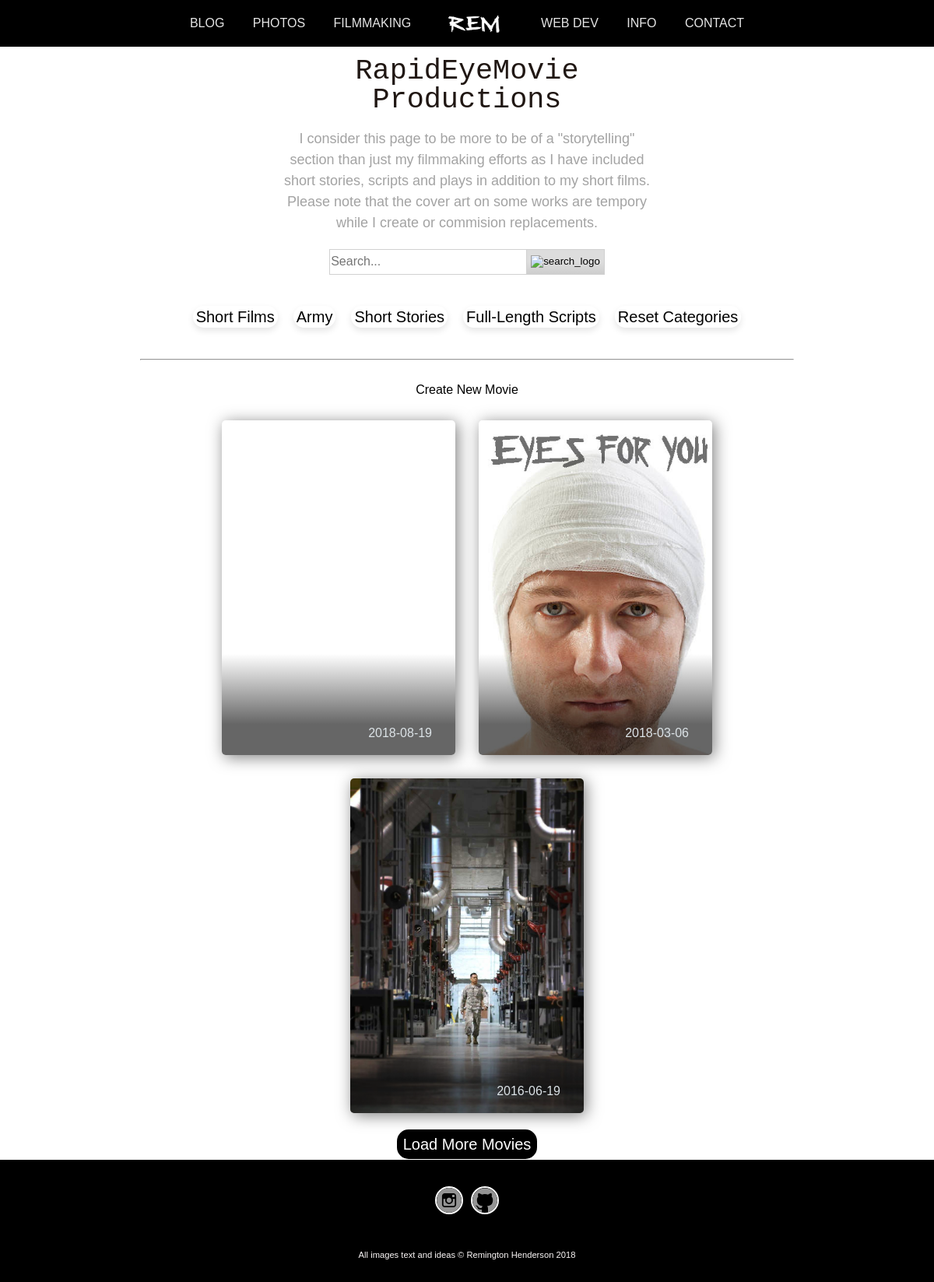
The app's page /filmmaking/ (signed in) with its own data.
### R_E_M/models.py (models this page shows, shortened)
class MovieCategory(models.Model):
    name = models.CharField(max_length=100)
    slug = models.SlugField(blank=True, null=True, unique=True)
    class Meta:
        verbose_name_plural = 'MovieCategories'

class Movie(models.Model):
    owner = models.ForeignKey(User, on_delete=models.CASCADE, related_name="movies")
    title = models.CharField(max_length=100, blank=True, null=True)
    category = models.ForeignKey("MovieCategory", default=1, related_name='movies', on_delete=models.SET_DEFAULT)
    tag_line = models.TextField(max_length=300, blank=True, null=True)
    movie_details = models.TextField()
    slug = models.SlugField(blank=True, null=True, unique=True)
    date_built = models.CharField(max_length=50)
    youtube = models.CharField(max_length=255, blank=True, null=True)
    movie_poster = models.ImageField(upload_to=movie_poster_image_uh, blank=True, null=True)
    alt_text = models.CharField(max_length=100, blank=True, null=True)
    movie_script = models.FileField(upload_to=movie_document_uh, blank=True, null=True)

### R_E_M/views.py (the view, shortened to what this page needs)
def filmmaking_home(request):
    complete_movie_list = Movie.objects.order_by("date_built").reverse()
    movie_categories = MovieCategory.objects.all()
    query = request.GET.get("q")
    category = request.GET.get('category')
    return _movies(request, movie_categories, category, complete_movie_list)

### R_E_M/templates/movies/movie_home.html (shortened to what this page needs)
{% extends 'base.html' %}
{% load static %}
{% block content %}
    <head>
        <link rel="stylesheet" type="text/css" href="{% static 'styles/style.css' %}"/>
    </head>
    <div class="page_container">
        <div class="title_header"><h1>RapidEyeMovie Productions</h1>
            <p>I consider this page to be more to be of a "storytelling" section than just my filmmaking efforts as I
                have included short stories, scripts and plays in addition to my short films. Please note that the
                cover art on some works are tempory while I create or commision replacements.</p>
        </div>
        <div class="search_container">
            <form method="GET" action="">
                <div class="search_div">
                    <input type="text" name="q" placeholder="Search..." id="search_bar" value="{{ request.GET.q }}">
                    <button type="submit" value="Search" class="search_button"><img src="/static/R_E_M/img/search_icon.png" alt="search_logo"
                                                                                    id="search_img"/></button>
                </div>
            </form>
        </div>
        <div class="categories-link-set">
            {% for c in movie_cats %}
                <span class="checkbox" id="{{ c.slug }}">
                    <label for="{{ c.name }}">{{ c.name }}</label>
                </span>
            {% endfor %}
                <span class="checkbox" id="All">
                    <label for="All">Reset Categories</label>
                </span>
        </div>
        <div class="line_container">
            <hr>
        </div>
        <div class="container">
            {% if user.is_authenticated %}
                <h4 id="movieModalBtn">Create New Movie</h4>
                <br>
            {% endif %}
        </div>
        <div class="movie_card_container {{ movie.category.slug }} infinite-container" id="movie_card_container">
            {% for movie in movies %}
                <div class="movie-card infinite-item element_move" onclick="movieCardCheckFocus(this)">
                    <img src="{{ movie.movie_poster.url }}" class="movie_poster" onload="calcImg(this)"/>
                    <div class="movie_read_more">
                    </div>
                    <div class="utility-info">
                        <ul class="utility-list">
                            <li class="date">{{ movie.date_built }}</li>
                        </ul>
                    </div>
                    <div class="gradient-overlay"></div>
                    <div class="color-overlay"></div>
                </div>
            {% endfor %}
        </div>
        {% if movies.has_next %}
            <div class="more_link">
                <a class="infinite-more-link more_button" href="?page=
                        {{ movies.next_page_number }}{% if request.GET.category %}&category={{ request.GET.category }}{% endif %}{% if request.GET.q %}&q={{ request.GET.q }}{% endif %}">Load
                    More
                    Movies</a>
            </div>
        {% endif %}
    </div>
{% endblock %}
{% block footer %}
    {% include 'footer_base.html' %}
{% endblock %}

### R_E_M/static/styles/style.css (style rules this page uses)
.line_container { width: 70%; margin: 30px auto; text-align: center; }
.page_container { min-height: calc(75vh - 46px); padding-top: 3px; padding-bottom: 10px; background: white; }
.container { margin: auto; text-align: center; width: 70%; }
.title_header { text-align: center; width: 40%; margin: 10px auto; }
.title_header h1 { font-size: 230%; }
.title_header p { color: #a3a3a3; font-size: 18px; line-height: 150%; }
body { font-family: 'Alegreya Sans SC', sans-serif; }
a { background: transparent; }
h1 { font-size: 2em; margin: .67em 0; }
input { font-family: inherit; font-size: 100%; margin: 0; }
input { line-height: normal; }
a, a:visited { color: #156f99; text-decoration: none; }
h1 { text-rendering: optimizeLegibility; }
h1:not(.site-title):not(.page-title) { color: #201713; }
h1:not(.site-title):not(.entry-title) { margin: 1.5em auto .3em; }
h1:not(.site-title):not(.entry-title):first-child { margin-top: 0; }
.categories-link-set { width: 70%; margin: 30px auto; text-align: center; display: flex; flex-wrap: wrap; justify-content: center; }
.checkbox { font-size: 20px; padding: 4px; margin: 10px; box-shadow: 0 4px 8px 0 rgba(0, 0, 0, 0.1); transition: 0.3s; border-radius: 50px; }
.search_container { margin: 20px; }
#search_bar { -webkit-appearance: none; width: 250px; border: none; border-radius: 0; box-shadow: inset 0px 0px 0px 1px #d1d1d1; }
#search_img { width: 25px; }
.search_div { display: flex; justify-content: center; }
.search_button { -webkit-appearance: none; background: -webkit-linear-gradient(rgb(221, 221, 221) 50%, rgb(204, 204, 204)); border: none; box-shadow: inset 0px 0px 0px 1px #d1d1d1; height: 33px; margin-left: -1px; }
.movie_card_container { display: flex; flex-wrap: wrap; justify-content: center; width: 75%; margin: auto; }
.movie-card { width: 300px; height: 430px; position: relative; margin: 15px; overflow: hidden; border-radius: 5px; box-shadow: 3px 3px 20px rgba(0, 0, 0, .5); text-align: center; }
.movie-card .color-overlay { width: 300px; height: 430px; position: absolute; z-index: 10; top: 0; left: 0; transition: background .3s cubic-bezier(.33, .66, .66, 1); }
.movie-card .gradient-overlay { background-image: -webkit-linear-gradient(rgba(0, 0, 0, 0.00) 0%, rgba(0, 0, 0, .6) 21%); background-image: -moz-linear-gradient(rgba(0, 0, 0, 0.00) 0%, rgba(0, 0, 0, .6) 21%); background-image: -o-linear-gradient(rgba(0, 0, 0, 0.00) 0%, rgba(0, 0, 0, .6) 21%); background-image: linear-gradient(rgba(0, 0, 0, 0.00) 0%, rgba(0, 0, 0, .6) 21%); width: 300px; height: 430px; position: absolute; top: 300px; left: 0; z-index: 15; }
.utility-info { position: absolute; bottom: 0; right: 0; z-index: 20; }
.utility-list { list-style-type: none; margin: 0 30px 20px 0; padding: 0; width: 100%; }
.utility-list li { margin: 0 15px 0 0; padding: 0 0 0 22px; display: inline-block; color: #DCE3E7; font-family: 'Alegreya Sans SC', sans-serif; }
.utility-list .date { background: url(https://s3-us-west-2.amazonaws.com/s.cdpn.io/1765/icon-calendar.svg) no-repeat 0 .1em; }
.movie_poster { width: 300px; }
.movie_read_more { position: relative; margin-top: -171px; z-index: 25; transition: bottom .3s, opacity .3s cubic-bezier(.33, .66, .66, 1); bottom: 0; }
.movie_poster { visibility: hidden; }
.movie-image-wrap img.narrow { visibility: visible; width: 100%; height: auto; }
.movie-image-wrap img.wide { visibility: visible; height: 100%; width: auto; }
body { background: black; }
.more_link, .loading { text-align: center; font-size: 20px; margin-top: 15px; }
.more_button { font-size: 20px; padding: .5rem; background: black; color: white; border-radius: 15px; transition: 100ms; }
.more_link a, .more_link a:visited { color: white !important; text-decoration: none; }
.element_move { animation: element_move 0.4s ease-in-out; }

### R_E_M/templates/movies/movie_home.html (style rules this page uses)
.title_header h1 { font-family: "courier"; }

### records on screen
MovieCategory: name "Short Films"
MovieCategory: name "Army"
MovieCategory: name "Short Stories"
MovieCategory: name "Full-Length Scripts"
Movie: date_built "2018-08-19"
Movie: movie_poster (picture), date_built "2018-03-06"
Movie: movie_poster (picture), date_built "2016-06-19"
